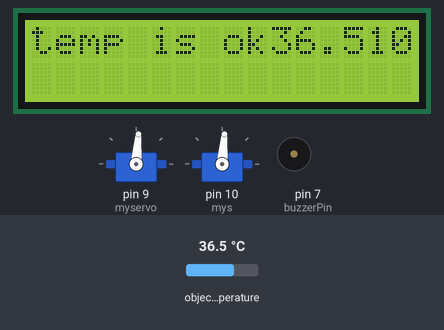
The sketch below on a simulated Arduino Uno, built with avr-gcc and run on an emulated ATmega328P. Parts: 16×2 character LCD, 2 × servo, buzzer (waves = sounding, pin HIGH). Inputs (shaded band) come from the test bench; at power-on: object temperature 36.5 °C. What the sketch prints to the serial monitor is not drawn.

Above: at 5.69 s.
5.7 s: object temperature set to 37.6 °C
At 12.02 s:
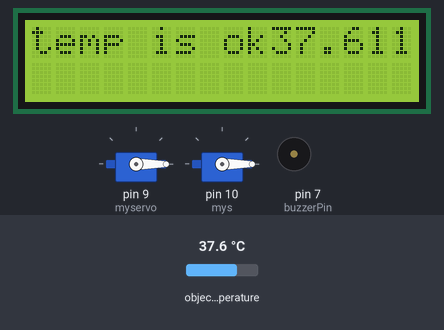
13.5 s: object temperature set to 38.3 °C
17.9 s: object temperature set to 20 °C
At 26.2 s:
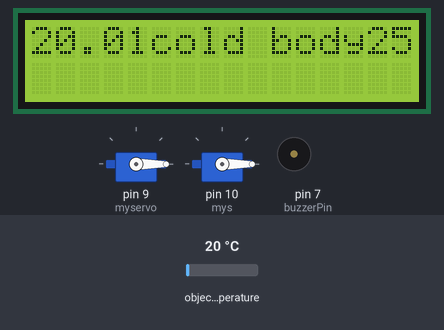
26.4 s: object temperature set to 29.7 °C
30.8 s: object temperature set to 30.2 °C
At 32.23 s:
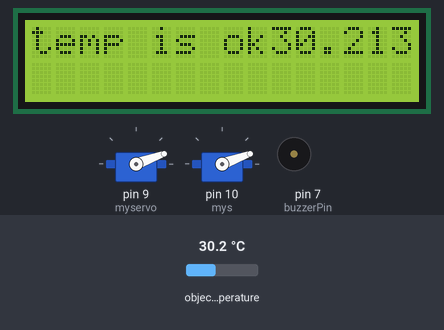
35.2 s: object temperature set to 39 °C
At 43.2 s:
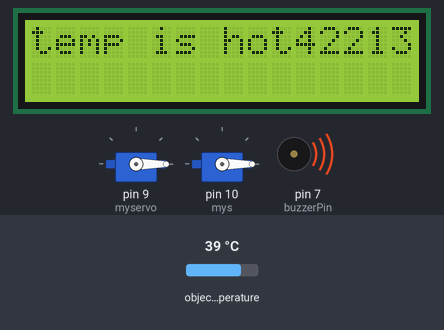
Timing chart, 0 to 44.7 s (numbered marks = the images above; inputs shaded):
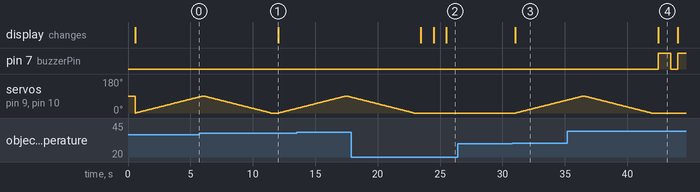

Measured:
- the behaviour switches between 29.9 and 30 °C on object temperature (found by bisection; images 2 and 3)
- after the input at 5.7 s, the display: changes after 6.3 s (image 1)
- after the input at 17.9 s, pin 7 (buzzerPin): stops changing and stays LOW; the display: first changes after 5.6 s (image 2 shows a later state)
- after the input at 26.4 s, every drawn part: stays the same
- after the input at 30.8 s, servo on pin 9 (myservo), servo on pin 10 (mys): moves from 0° to 69° over 4.1 s, starting after 0.28 s; the display: changes after 0.22 s (image 3)
- after the input at 35.2 s, pin 7 (buzzerPin): LOW → HIGH after 7.3 s, → LOW 1.0 s later, → HIGH 0.55 s later; servo on pin 9 (myservo), servo on pin 10 (mys): goes on until 41.9 s, then stays 0°; the display: changes after 7.3 s (image 4)

The sketch:

project2.o.ino
```cpp
/*

void setup() {
  // set up the LCD's number of columns and rows:

  // Print a message to the LCD.

}

void loop() {
  // set the cursor to column 0, line 1
  // (note: line 1 is the second row, since counting begins with 0):


}


void setup()
{

}
void loop()
{

}
*/

//servo
#include <Servo.h>


  int buzzerPin = 7;
Servo myservo;
Servo mys;
int pos = 0;

#include <LiquidCrystal.h>
#include <Wire.h>
#include <Adafruit_MLX90614.h>
Adafruit_MLX90614 mlx = Adafruit_MLX90614();

//lcd
const int rs = 12, en = 11, d4 = 5, d5 = 4, d6 = 3, d7 = 2;
LiquidCrystal lcd(rs, en, d4, d5, d6, d7);

void setup() {
  Serial.begin(9600);
  Serial.println("Adafruit MLX90614 test");
  mlx.begin();

   lcd.begin(16, 2);
 myservo.attach(9);
 mys.attach(10);
  pinMode(buzzerPin, OUTPUT);


}
void loop() {

  Serial.print("*C\tObject = "); Serial.print(mlx.readObjectTempC()); Serial.println("*C");
  delay(500);
  float temp = mlx.readObjectTempC();

  if(temp<29){
    lcd.setCursor(0, 0);
     lcd.print(temp);
     lcd.print("cold body");
      lcd.print(millis() / 1000);
  }

  if(temp>=29.99 && temp <38){

    lcd.setCursor(0, 0);
    lcd.print("temp is ok");
    lcd.print(temp);
  lcd.print(millis() / 1000);
  //servo
     for (pos = 0; pos <= 90; pos += 1) {
    // in steps of 1 degree
    myservo.write(pos);
       mys.write(pos);
    delay(60);
  }
  for (pos = 90; pos >= 0; pos -= 1) {
    myservo.write(pos);
    mys.write(pos);
    delay(60);

  }

   }

  if (temp>38){


    lcd.setCursor(0, 0);
    lcd.print("temp is hot");
  lcd.print(millis() / 1000);
   digitalWrite(buzzerPin, HIGH);
  delay(1000);
  digitalWrite(buzzerPin, LOW);
  delay(50);


  }
}

/*


 void setup{


}
void loop{
   for (pos = 0; pos <= 90; pos += 1) { // goes from 0 degrees to 180 degrees
    // in steps of 1 degree
    myservo.write(pos);
    delay(60);
  }
  for (pos = 90; pos >= 0; pos -= 1) {
    myservo.write(pos);
    delay(60);
  }
}*/
```
